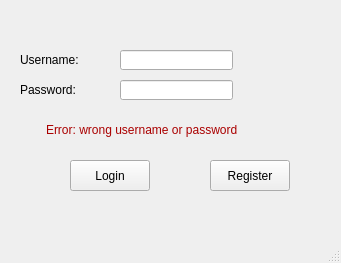
<?xml version="1.0" encoding="UTF-8"?>
<ui version="4.0">
 <class>LoginWindow</class>
 <widget class="QMainWindow" name="LoginWindow">
  <property name="geometry">
   <rect>
    <x>0</x>
    <y>0</y>
    <width>341</width>
    <height>263</height>
   </rect>
  </property>
  <property name="windowTitle">
   <string>LoginWindow</string>
  </property>
  <widget class="QWidget" name="centralwidget">
   <widget class="QLabel" name="label_username">
    <property name="geometry">
     <rect>
      <x>20</x>
      <y>50</y>
      <width>81</width>
      <height>20</height>
     </rect>
    </property>
    <property name="text">
     <string>Username:</string>
    </property>
   </widget>
   <widget class="QLabel" name="label_password">
    <property name="geometry">
     <rect>
      <x>20</x>
      <y>80</y>
      <width>71</width>
      <height>20</height>
     </rect>
    </property>
    <property name="text">
     <string>Password:</string>
    </property>
   </widget>
   <widget class="QLineEdit" name="lineEdit_user">
    <property name="geometry">
     <rect>
      <x>120</x>
      <y>50</y>
      <width>113</width>
      <height>20</height>
     </rect>
    </property>
   </widget>
   <widget class="QLineEdit" name="lineEdit_pass">
    <property name="geometry">
     <rect>
      <x>120</x>
      <y>80</y>
      <width>113</width>
      <height>20</height>
     </rect>
    </property>
    <property name="echoMode">
     <enum>QLineEdit::Password</enum>
    </property>
   </widget>
   <widget class="QLabel" name="label_error">
    <property name="geometry">
     <rect>
      <x>46</x>
      <y>120</y>
      <width>251</width>
      <height>20</height>
     </rect>
    </property>
    <property name="text">
     <string>&lt;html&gt;&lt;head/&gt;&lt;body&gt;&lt;p&gt;&lt;span style=&quot; color:#aa0000;&quot;&gt;Error: wrong username or password&lt;/span&gt;&lt;/p&gt;&lt;/body&gt;&lt;/html&gt;</string>
    </property>
   </widget>
   <widget class="QPushButton" name="pushButton_login">
    <property name="geometry">
     <rect>
      <x>70</x>
      <y>160</y>
      <width>80</width>
      <height>31</height>
     </rect>
    </property>
    <property name="text">
     <string>Login</string>
    </property>
   </widget>
   <widget class="QPushButton" name="pushButton_register">
    <property name="geometry">
     <rect>
      <x>210</x>
      <y>160</y>
      <width>80</width>
      <height>31</height>
     </rect>
    </property>
    <property name="text">
     <string>Register</string>
    </property>
   </widget>
  </widget>
  <widget class="QMenuBar" name="menubar">
   <property name="geometry">
    <rect>
     <x>0</x>
     <y>0</y>
     <width>341</width>
     <height>26</height>
    </rect>
   </property>
  </widget>
  <widget class="QStatusBar" name="statusbar"/>
 </widget>
 <resources/>
 <connections/>
</ui>
